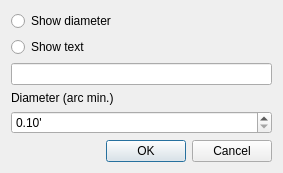
<?xml version="1.0" encoding="UTF-8"?>
<ui version="4.0">
 <class>CInsertCircle</class>
 <widget class="QDialog" name="CInsertCircle">
  <property name="geometry">
   <rect>
    <x>0</x>
    <y>0</y>
    <width>283</width>
    <height>162</height>
   </rect>
  </property>
  <property name="windowTitle">
   <string>Draw circle</string>
  </property>
  <layout class="QVBoxLayout" name="verticalLayout" stretch="1,0">
   <item>
    <layout class="QGridLayout" name="gridLayout" columnstretch="0">
     <item row="5" column="0">
      <spacer name="verticalSpacer">
       <property name="orientation">
        <enum>Qt::Vertical</enum>
       </property>
       <property name="sizeHint" stdset="0">
        <size>
         <width>20</width>
         <height>40</height>
        </size>
       </property>
      </spacer>
     </item>
     <item row="3" column="0">
      <widget class="QLabel" name="label">
       <property name="text">
        <string>Diameter (arc min.)</string>
       </property>
      </widget>
     </item>
     <item row="2" column="0">
      <widget class="QLineEdit" name="lineEdit"/>
     </item>
     <item row="4" column="0">
      <widget class="QDoubleSpinBox" name="doubleSpinBox">
       <property name="suffix">
        <string>'</string>
       </property>
       <property name="minimum">
        <double>0.100000000000000</double>
       </property>
       <property name="maximum">
        <double>300.000000000000000</double>
       </property>
      </widget>
     </item>
     <item row="1" column="0">
      <widget class="QRadioButton" name="radioButton">
       <property name="text">
        <string>Show text</string>
       </property>
      </widget>
     </item>
     <item row="0" column="0">
      <widget class="QRadioButton" name="radioButton_2">
       <property name="text">
        <string>Show diameter</string>
       </property>
      </widget>
     </item>
    </layout>
   </item>
   <item>
    <layout class="QHBoxLayout" name="horizontalLayout">
     <item>
      <spacer name="horizontalSpacer">
       <property name="orientation">
        <enum>Qt::Horizontal</enum>
       </property>
       <property name="sizeHint" stdset="0">
        <size>
         <width>40</width>
         <height>20</height>
        </size>
       </property>
      </spacer>
     </item>
     <item>
      <widget class="QPushButton" name="pushButton_2">
       <property name="text">
        <string>OK</string>
       </property>
      </widget>
     </item>
     <item>
      <widget class="QPushButton" name="pushButton">
       <property name="text">
        <string>Cancel</string>
       </property>
      </widget>
     </item>
    </layout>
   </item>
  </layout>
 </widget>
 <tabstops>
  <tabstop>radioButton_2</tabstop>
  <tabstop>radioButton</tabstop>
  <tabstop>lineEdit</tabstop>
  <tabstop>doubleSpinBox</tabstop>
 </tabstops>
 <resources/>
 <connections/>
</ui>
